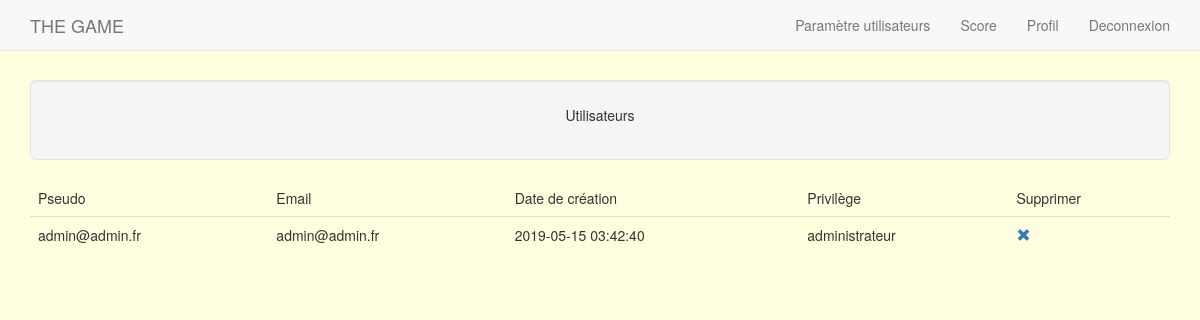
The page /tableUser.php (signed in) on the database its author committed.
### tables this page shows
CREATE TABLE have_role
(
    id_member   INTEGER(10),
    id_role     INTEGER(10) DEFAULT '2',
    PRIMARY KEY (id_member, id_role),
    FOREIGN KEY (id_member) REFERENCES member(id_member),
    FOREIGN KEY (id_role) REFERENCES role(id_role)
);

CREATE TABLE member
(
    id_member       INTEGER(10)     AUTO_INCREMENT,
    mail            VARCHAR(255)    NOT NULL,
    password        VARCHAR(255)    NOT NULL,
    pseudo          VARCHAR(255)    NOT NULL,
    sign_in_date    TIMESTAMP       DEFAULT CURRENT_TIMESTAMP,
    PRIMARY KEY (id_member)
);

CREATE TABLE role
(
    id_role     INTEGER(10)     AUTO_INCREMENT,
    nom         VARCHAR(255)    NOT NULL,
    PRIMARY KEY (id_role)
);

### tableUser.php (the view, shortened to what this page needs)
<?php
    require_once('head.php');
    if($_SESSION['role']=='administrateur')
    {
?>
    <div class="container">
        <div class="well well-lg">
            <p class="text-center">Utilisateurs</p>
        </div>
        <table class="table">
            <thead>
                <tr>
                    <td>Pseudo</td>
                    <td>Email</td>
                    <td>Date de création</td>
                    <td>Privilège</td>
                    <td>Supprimer</td>
                </tr>
            </thead>
            <tbody>
            <?php
                require_once('identificationBDD.php');
                $limit = 5;
                if(isset($_GET['page']) && trim($_GET['page']) != "")
                {
                    $page = $_GET['page'];
                    $offset = $limit * ($page -1);
                }
                else
                {
                    $offset = 0;
                }
                $query = $bd->prepare("SELECT * FROM member JOIN have_role USING (id_member) JOIN role USING (id_role) ORDER BY pseudo LIMIT $offset, $limit");
                $query->execute();
                while($row = $query->fetch(PDO::FETCH_ASSOC))
                {
                    echo '<tr>';
                    echo '<td>'.$row['pseudo'].'</td>';
                    echo '<td>'.$row['mail'].'</td>';
                    echo '<td>'.$row['sign_in_date'].'</td>';
                    echo '<td>'.$row['nom'].'</td>';
                    echo '<td><a href="tableUser.html?id='.$row['id_member'].'"><span class="glyphicon glyphicon-remove"></span></a></td>';
                    echo '</tr>';
                }
            ?>
            </tbody>
        </table>
        <div class="row">
            <div class="col-md-3 col-lg-3"></div>
            <div class="col-md-3 col-lg-3"></div>
        </div>
    </div>
<?php
    }
    else
    {
        header('Location: index.html');
        exit();
    }
?>
<?php
    require_once('footer.php');
?>

### index.css (style rules this page uses)
body { background-color: #FFFFE0; }

### rows shown on the page
have_role: id_member.pseudo "admin@admin.fr", id_member.mail "admin@admin.fr", id_member.sign_in_date "2019-05-15 03:42:40", id_role.nom "administrateur"
